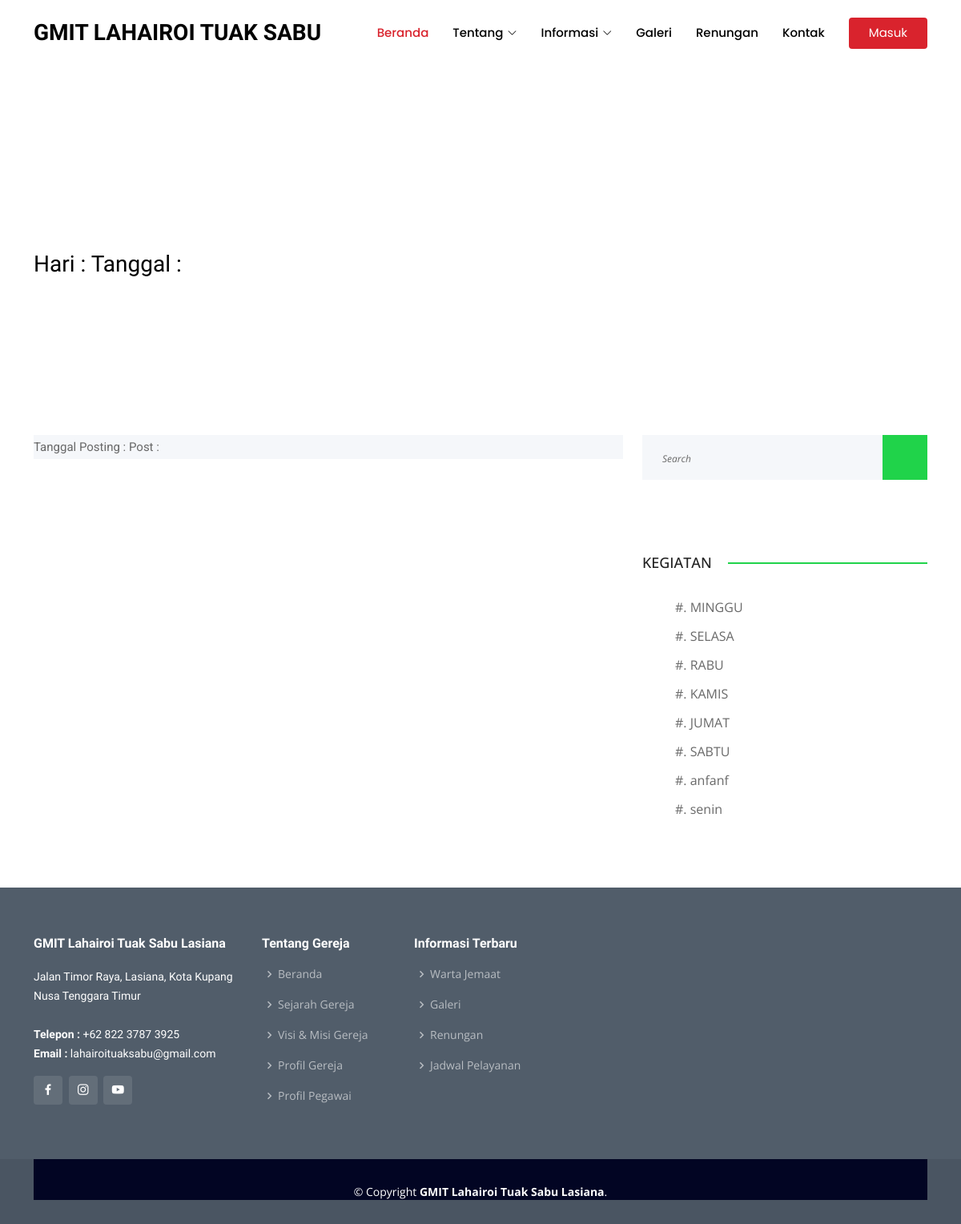
Page /kegiatan_detail.php on the earlier database version.
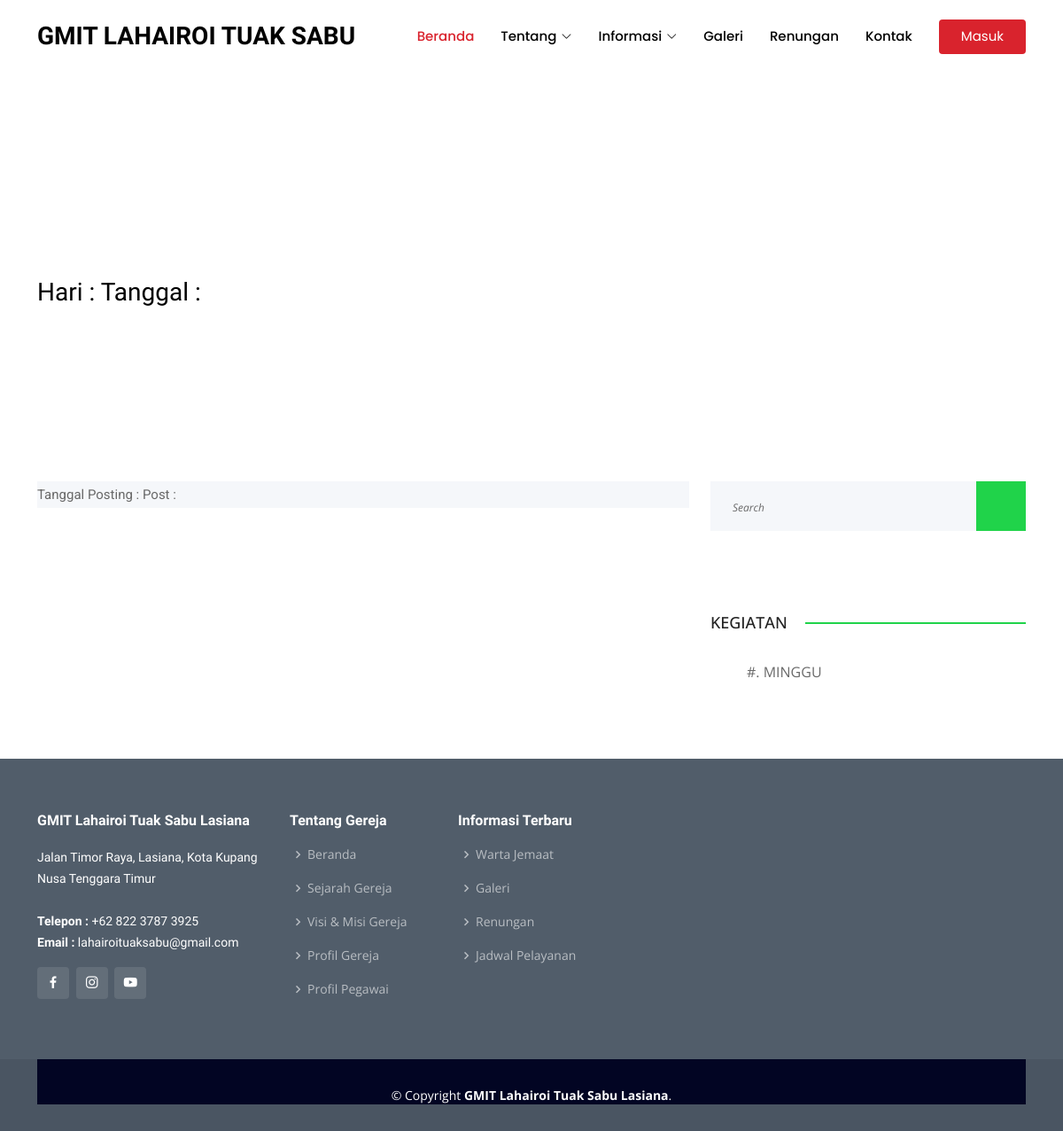
Same page on the later database version.
### tables this page shows
CREATE TABLE `tbl_file` (
  `kode` int(11) NOT NULL,
  `kategori` varchar(50) DEFAULT NULL,
  `judul` varchar(100) DEFAULT NULL,
  `konten` text,
  `tgl_posting` date DEFAULT NULL,
  `user` varchar(50) DEFAULT NULL,
  `status` varchar(10) NOT NULL,
  `data_file` text NOT NULL
);

### kegiatan_detail.php (the view, shortened to what this page needs)
<?php include'header.php';
$id = base64_decode($_GET["id"]);
$sqlku = mysqli_query($konek,"SELECT * FROM tbl_file WHERE kategori='$id'");
$data  = mysqli_fetch_array($sqlku);
?>
<head>
<link href="assets/css/news.css" rel="stylesheet">
<link href="assets/css/news_responsive.css" rel="stylesheet">
</head>
<div class="home">
		<div class="home_background parallax-window" data-parallax="scroll" data-image-src="assets/img/slide/Lahairoi1.jpg" data-speed="0.8"></div>
		<div class="home_container">
			<div class="container">
				<div class="row">
					<div class="col">
						<h3> Hari : <?php echo $data['kategori']; ?>  Tanggal : <?php echo $data['tgl_posting']; ?></h3>
					</div>
				</div>
			</div>
		</div>
	</div>
	<div class="news">
		<div class="container">
			<div class="row">
				<div class="col-lg-8">
					<div class="news_posts">
						<div class="news_post">
							<div class="news_image">
								<p>Tanggal Posting : <?php echo $data['tgl_posting']; ?> Post : <?php echo $data['user']; ?></p>
							</div>
						</div>
					</div>
				</div>
				<div class="col-lg-4">
					<div class="sidebar">
						<div class="sidebar_search">
							<form action="#" id="sidebar_search_form" class="sidebar_search_form">
								<input type="text" class="search_input" placeholder="Search" required="required">
								<button class="search_button"><img src="images/search.png" alt=""></button>
							</form>
						</div>
						<div class="sidebar_categories sidebar_section">
							<div class="sidebar_section_title">
								<div class="sidebar_title">KEGIATAN</div>
							</div>
							<ul>
								<?php
						           $qry = mysqli_query($konek,"SELECT * FROM tbl_file ");
						           while ($data=mysqli_fetch_assoc($qry)) {
						          ?>
								<li><a href="kegiatan_detail.php?id=<?php echo base64_encode($data['kategori']); ?>">#. <?php echo $data['kategori']; ?></a></li>
								<?php } ?>
							</ul>
						</div>
					</div>
				</div>
			</div>
		</div>
	</div>
<?php include'footer.php'; ?>

Differences in the rows shown:
removed tbl_file: kategori "SELASA"
removed tbl_file: kategori "RABU"
removed tbl_file: kategori "KAMIS"
removed tbl_file: kategori "JUMAT"
removed tbl_file: kategori "SABTU"
removed tbl_file: kategori "anfanf"
removed tbl_file: kategori "senin"
